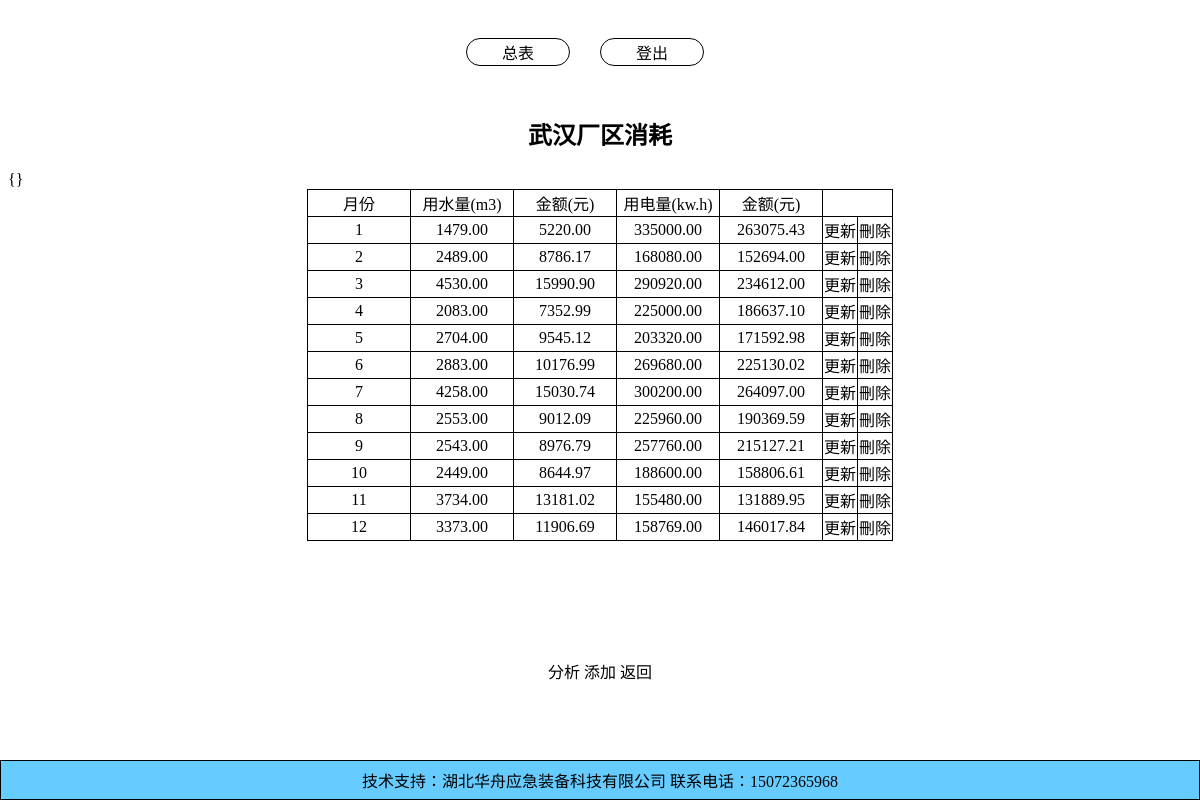
The page /app/tableDetail/1 (signed in) on the database its author committed.
### app/models.py (models this page shows, shortened)
class 消耗(models.Model):
    id = models.AutoField(primary_key=True,auto_created=True)
    month_choose = (('1','一月份'),('2','二月份'),('3','三月份'),('4','四月份'),('5','五月份'),('6','六月份'),('7','七月份'),('8','八月份'),('9','九月份'),('10','十月份'),('11','十一月份'),('12','十二月份'))
    月份 = models.CharField(max_length = 10,choices = month_choose,)
    用水量 = models.DecimalField(max_digits=1000000,decimal_places=2,verbose_name='用水量(m3)')
    金额1 = models.DecimalField(default = 0.00, max_digits=1000000,decimal_places=2,verbose_name = '金额(元)')
    用电量= models.DecimalField(max_digits=1000000,decimal_places=2,verbose_name='用电量(kw.h)')
    金额2 = models.DecimalField(default = 0.00,max_digits=1000000,decimal_places=2,verbose_name = '金额(元)')
    用水量计划 = models.DecimalField(default = 0.00,max_digits=1000000,decimal_places=2,verbose_name='用水量计划(m3)')
    用电量计划= models.DecimalField(default = 0.00,max_digits=1000000,decimal_places=2,verbose_name='用电量计划(kw.h)')
    bind = models.ForeignKey(厂区,default=None,on_delete=models.CASCADE)
    def __str__(self) -> str:
        return self.bind.厂区名 + '消耗'

class 厂区(models.Model):
    id = models.AutoField(primary_key=True,auto_created=True)
    年度 = models.CharField(max_length=10,default = '')
    厂区名 = models.CharField(max_length=10)

### app/basic_views.py (the view)
# urls.py: path('tableDetail/<tableId>',tableDetail_view),
@login_required(login_url="/acount/login/")
def tableDetail_view(request,tableId):
    bindkey = 厂区.objects.get(id = tableId)
    try:
        bindkey = 厂区.objects.get(id = tableId)
        objLst = 消耗.objects.filter(bind = bindkey)
        obj = objLst[0]
        cs = getmodelfield('app', '消耗',exclude)
        header = getHeader(obj.__dict__,start = 1, end = (len(obj.__dict__) - 4),cs = cs)
        header1 = getHeader(obj.__dict__,start = 2, end = (len(obj.__dict__) - 3),cs = None)
        width = [100,100,100,100,100,100]
        renderFile = 'renderTable.html'
        headerAndWidth = zip(header,width)
        totalData = loadData(objLst, header1)
        return render(request,renderFile,
                    {'headerAndWidth':headerAndWidth,
                    'totalData':totalData,'status':1,
                    'tableId':tableId,'tableName':obj})
    except:
        print('table view error')
        renderFile = 'renderTable.html'
        return render(request,renderFile,
                    {'headerAndWidth':[],
                    'totalData':[],'status':1,
                    'tableId':tableId,'tableName':''})

### app/tools.py (called while the page is built)
def loadData(objLst,header:list) -> list:
    total = []
    for obj in objLst:
        dic = {}
        temp = []
        id = obj.id
        for i in header:
            temp.append(getattr(obj, i))
        dic['id'] = id
        dic['data'] = temp
        total.append(dic)
    return total

def getmodelfield(appname,modelname,exclude):
    modelobj = apps.get_model(appname, modelname)
    filed = modelobj._meta.fields
    fielddic = {}
    params = [f for f in filed if f.name not in exclude]
    for i in params:
        fielddic[i.name] = i.verbose_name
    return fielddic

def getHeader(obj:dict,**vardict) -> list:
    if vardict['cs'] is None:
        lst = []
        for i in obj:
            lst.append(i)
        return lst[vardict['start']:vardict['end']]
    else:
        cs = vardict['cs']
        lst = []
        for i in obj:
            if i not in cs:
                pass
            else:
                lst.append(cs[i])
        return lst[vardict['start']:vardict['end']]

### app/templates/renderTable.html (shortened to what this page needs)
{% extends 'baseTemp.html' %}
{% block content %}
    <div style = 'width :300px; margin: 0 auto; text-align: center;'>
        <h2>{{tableName}}<h2>
    </div>
    <table style = 'margin: 0 auto; '>
        {% if status == 0 or status == 1%}
            <tr>
                {% for header, width in headerAndWidth %}
                    <td width = {{width}}>{{header}}</td>
                {% endfor %}
            </tr>
        {% endif %}
        {% if status == 0 or status == 1%}
            {% for i in totalData %}
                <tr>
                    {% if status == 1 %}
                        {% for j in i.data %}
                            <td>{{j}}</a></td>
                        {% endfor %}
                        <td><a href = '/app/updateRow/{{i.id}}/{{tableId}}'>更新</a></td>
                        <td><a onclick = 'return delete_alert()' href = '/app/deleteRow/{{i.id}}/{{tableId}}'>刪除</a></td>
                    {% endif %}
                <tr>
            {% endfor %}
        {% endif %}
    </table>
    {% if status == 1 %}
        <div style = 'width:150px;margin: 10% auto;text-align: center;'>
            <a href = '/app/analyze/{{tableId}}'>分析</a>
            <a href = '/app/addRow/{{tableId}}'>添加</a>
            <a href = '/app/index/'>返回</a>
        </div>
    {% endif %}
{% endblock %}

### app/templates/baseTemp.html (style rules this page uses)
a { text-decoration: none; outline: none; color: #000; }
table { border-radius: 5px; border-collapse: collapse; }
tr,td { border: 1px solid black; border-radius: 5px; text-align: center; }

### rows shown on the page
消耗: bind.厂区名 "武汉厂区消耗", data "1479.00" "5220.00" "335000.00" "263075.43"
消耗: data "2489.00" "8786.17" "168080.00" "152694.00"
消耗: data "4530.00" "15990.90" "290920.00" "234612.00"
消耗: data "2083.00" "7352.99" "225000.00" "186637.10"
消耗: data "2704.00" "9545.12" "203320.00" "171592.98"
消耗: data "2883.00" "10176.99" "269680.00" "225130.02"
消耗: data "4258.00" "15030.74" "300200.00" "264097.00"
消耗: data "2553.00" "9012.09" "225960.00" "190369.59"
消耗: data "2543.00" "8976.79" "257760.00" "215127.21"
消耗: data "10" "2449.00" "8644.97" "188600.00" "158806.61"
消耗: data "11" "3734.00" "13181.02" "155480.00" "131889.95"
消耗: data "12" "3373.00" "11906.69" "158769.00" "146017.84"

### other values the page prints
{{ header }} "月份" "用水量(m3)" "金额(元)" "用电量(kw.h)" "金额(元)"
{{ j }} "1" "2" "3" "4" "5" "6" "7" "8" "9"
